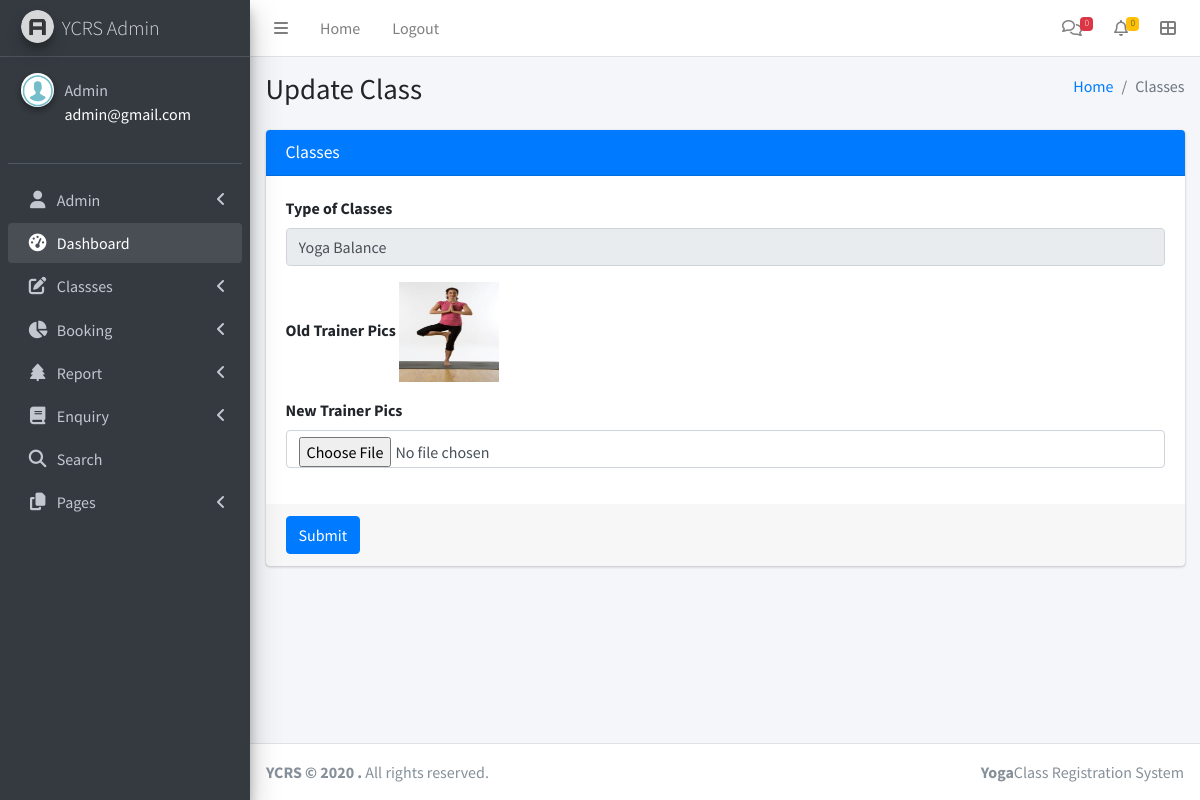
Page /ycrs/admin/changeimage1.php?editid=5 (signed in) on the committed database.
### tables this page shows
CREATE TABLE `tblclasses` (
  `ID` int(10) NOT NULL,
  `TypeofClasses` varchar(50) DEFAULT NULL,
  `YogaImages` varchar(100) DEFAULT NULL,
  `DaysTime` varchar(120) DEFAULT NULL,
  `Description` mediumtext DEFAULT NULL,
  `YogaTrainer` varchar(200) DEFAULT NULL,
  `TrainerContactnumber` bigint(10) DEFAULT NULL,
  `ProfilePics` varchar(200) DEFAULT NULL,
  `Fees` decimal(10,2) NOT NULL,
  `ClassDuration` varchar(200) NOT NULL,
  `CreationDate` timestamp NULL DEFAULT current_timestamp()
);

### ycrs/admin/changeimage1.php (the view, shortened to what this page needs)
<?php
include('includes/dbconnection.php');
if (strlen($_SESSION['ycrsaid']==0)) {
  header('location:logout.php');
  } else{
  ?>
<!DOCTYPE html>
<html>
<head>
  <link rel="stylesheet" href="plugins/fontawesome-free/css/all.min.css">
  <link rel="stylesheet" href="https://code.ionicframework.com/ionicons/2.0.1/css/ionicons.min.css">
  <link rel="stylesheet" href="dist/css/adminlte.min.css">
</head>
<body class="hold-transition sidebar-mini">
<div class="wrapper">
 <?php include_once('includes/header.php');?>
  <?php include_once('includes/sidebar.php');?>
  <div class="content-wrapper">
    <section class="content-header">
      <div class="container-fluid">
        <div class="row mb-2">
          <div class="col-sm-6">
            <h1>Update Class</h1>
          </div>
          <div class="col-sm-6">
            <ol class="breadcrumb float-sm-right">
              <li class="breadcrumb-item"><a href="dashboard.php">Home</a></li>
              <li class="breadcrumb-item active">Classes</li>
            </ol>
          </div>
        </div>
      </div>
    </section>
    <section class="content">
      <div class="container-fluid">
        <div class="row">
          <div class="col-md-12">
            <div class="card card-primary">
              <div class="card-header">
                <h3 class="card-title">Classes</h3>
              </div>
              <form role="form" method="post" enctype="multipart/form-data">
               <?php
$eid=$_GET['editid'];
$sql="SELECT * from  tblclasses where ID=$eid";
$query = $dbh -> prepare($sql);
$query->execute();
$results=$query->fetchAll(PDO::FETCH_OBJ);
$cnt=1;
if($query->rowCount() > 0)
{
foreach($results as $row)
{               ?>
                <div class="card-body">
                  <div class="form-group">
                    <label for="exampleInputEmail1">Type of Classes</label>
                    <input value="<?php  echo $row->TypeofClasses;?>" class="form-control" readonly='true'></option>
                  </div>
                  <div class="form-group">
                    <label for="exampleInputPassword1">Old Trainer Pics</label>
                   <img src="images/<?php echo $row->ProfilePics;?>" width="100" height="100" value="<?php  echo $row->ProfilePics;?>">
                  </div>
                <div class="form-group">
                    <label for="exampleInputPassword1">New Trainer Pics</label>
                   <input type="file" class="form-control" name="image" value="" required='true'>
                  </div>
                </div>
<?php $cnt=$cnt+1;}} ?>
                <div class="card-footer">
                  <button type="submit" class="btn btn-primary" name="submit">Submit</button>
                </div>
              </form>
            </div>
          </div>
        </div>
      </div>
    </section>
  </div>
  <?php include_once('includes/footer.php');?>
</div>
</body>
</html><?php }  ?>

### ycrs/admin/includes/sidebar.php (shortened to what this page needs)
  <aside class="main-sidebar sidebar-dark-primary elevation-4">
    <a href="dashboard.php" class="brand-link">
      <img src="dist/img/AdminLTELogo.png" alt="AdminLTE Logo" class="brand-image img-circle elevation-3"
           style="opacity: .8">
      <span class="brand-text font-weight-light">YCRS Admin</span>
    </a>
    <div class="sidebar">
      <div class="user-panel mt-3 pb-3 mb-3 d-flex">
        <div class="image">
          <img src="dist/img/images.png" class="img-circle elevation-2" alt="User Image">
        </div>
        <div class="info">
          <?php
$aid=$_SESSION['ycrsaid'];
$sql="SELECT AdminName,Email from  tbladmin where ID=:aid";
$query = $dbh -> prepare($sql);
$query->bindParam(':aid',$aid,PDO::PARAM_STR);
$query->execute();
$results=$query->fetchAll(PDO::FETCH_OBJ);
$cnt=1;
if($query->rowCount() > 0)
{
foreach($results as $row)
{               ?>
          <a href="admin-profile.php" class="d-block"><?php  echo $row->AdminName;?></a>
          <p style="color: white"><?php  echo $row->Email;?><?php $cnt=$cnt+1;}} ?></p>
        </div>
      </div>
      <nav class="mt-2">
        <ul class="nav nav-pills nav-sidebar flex-column" data-widget="treeview" role="menu" data-accordion="false">
               <li class="nav-item has-treeview">
            <a href="#" class="nav-link">
              <i class="nav-icon fas fa-user"></i>
              <p>
                Admin
                <i class="right fas fa-angle-left"></i>
              </p>
            </a>
          </li>
          <li class="nav-item has-treeview menu-open">
            <a href="dashboard.php" class="nav-link">
              <i class="nav-icon fas fa-tachometer-alt"></i>
              <p>
                Dashboard
              </p>
            </a>
          </li>
          <li class="nav-item has-treeview">
            <a href="#" class="nav-link">
              <i class="nav-icon fas fa-edit"></i>
              <p>
                Classses
                <i class="fas fa-angle-left right"></i>
              </p>
            </a>
          </li>
          <li class="nav-item has-treeview">
            <a href="#" class="nav-link">
              <i class="nav-icon fas fa-chart-pie"></i>
              <p>
                Booking
                <i class="right fas fa-angle-left"></i>
              </p>
            </a>
          </li>
          <li class="nav-item has-treeview">
            <a href="between-dates-report.php" class="nav-link">
              <i class="nav-icon fas fa-tree"></i>
              <p>
                Report
                <i class="fas fa-angle-left right"></i>
              </p>
            </a>
          </li>
          <li class="nav-item has-treeview">
            <a href="#" class="nav-link">
             <i class="nav-icon fas fa-book"></i>
              <p>
                Enquiry
                <i class="fas fa-angle-left right"></i>
              </p>
            </a>
          </li>
          <li class="nav-item has-treeview">
            <a href="search.php" class="nav-link">
              <i class="nav-icon fas fa-search"></i>
              <p>
              Search
              </p>
            </a>
          </li>
        <li class="nav-item has-treeview">
            <a href="#" class="nav-link">
              <i class="nav-icon fas fa-copy"></i>
              <p>
                Pages
                <i class="fas fa-angle-left right"></i>
              </p>
            </a>
          </li>
        </ul>
      </nav>
    </div>
  </aside>

### rows in the picture
tblclasses: TypeofClasses "Yoga Balance", ProfilePics (picture)

### other values in the picture
$newenq "0"
$newbooking "0"
$row->AdminName "Admin"
$row->Email "admin@gmail.com"
